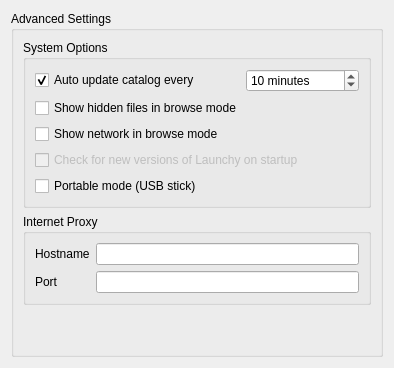
     <widget class="QWidget" name="stachedWidgetPage5">
      <layout class="QVBoxLayout" name="verticalLayout_8">
       <item>
        <widget class="QGroupBox" name="grpAdv">
         <property name="title">
          <string>Advanced Settings</string>
         </property>
         <layout class="QVBoxLayout" name="verticalLayout_6">
          <item>
           <widget class="QGroupBox" name="groupBox_6">
            <property name="sizePolicy">
             <sizepolicy hsizetype="Preferred" vsizetype="Maximum">
              <horstretch>0</horstretch>
              <verstretch>0</verstretch>
             </sizepolicy>
            </property>
            <property name="title">
             <string>System Options</string>
            </property>
            <layout class="QVBoxLayout" name="_2">
             <item>
              <layout class="QHBoxLayout" name="_3">
               <item>
                <widget class="QCheckBox" name="genUpdateCatalog">
                 <property name="text">
                  <string>Auto update catalog every</string>
                 </property>
                 <property name="checked">
                  <bool>true</bool>
                 </property>
                </widget>
               </item>
               <item>
                <spacer name="horizontalSpacer_4">
                 <property name="orientation">
                  <enum>Qt::Horizontal</enum>
                 </property>
                 <property name="sizeHint" stdset="0">
                  <size>
                   <width>40</width>
                   <height>20</height>
                  </size>
                 </property>
                </spacer>
               </item>
               <item>
                <widget class="QSpinBox" name="genUpdateMinutes">
                 <property name="sizePolicy">
                  <sizepolicy hsizetype="Expanding" vsizetype="Fixed">
                   <horstretch>0</horstretch>
                   <verstretch>0</verstretch>
                  </sizepolicy>
                 </property>
                 <property name="minimumSize">
                  <size>
                   <width>0</width>
                   <height>0</height>
                  </size>
                 </property>
                 <property name="maximumSize">
                  <size>
                   <width>120</width>
                   <height>16777215</height>
                  </size>
                 </property>
                 <property name="accelerated">
                  <bool>true</bool>
                 </property>
                 <property name="suffix">
                  <string> minutes</string>
                 </property>
                 <property name="minimum">
                  <number>1</number>
                 </property>
                 <property name="maximum">
                  <number>99999999</number>
                 </property>
                 <property name="value">
                  <number>10</number>
                 </property>
                </widget>
               </item>
              </layout>
             </item>
             <item>
              <widget class="QCheckBox" name="genShowHidden">
               <property name="text">
                <string>Show hidden files in browse mode</string>
               </property>
              </widget>
             </item>
             <item>
              <widget class="QCheckBox" name="genShowNetwork">
               <property name="text">
                <string>Show network in browse mode</string>
               </property>
              </widget>
             </item>
             <item>
              <widget class="QCheckBox" name="genUpdateCheck">
               <property name="enabled">
                <bool>false</bool>
               </property>
               <property name="text">
                <string>Check for new versions of Launchy on startup</string>
               </property>
              </widget>
             </item>
             <item>
              <widget class="QCheckBox" name="genPortable">
               <property name="text">
                <string>Portable mode (USB stick)</string>
               </property>
              </widget>
             </item>
            </layout>
           </widget>
          </item>
          <item>
           <widget class="QGroupBox" name="groupBox_12">
            <property name="sizePolicy">
             <sizepolicy hsizetype="Preferred" vsizetype="Maximum">
              <horstretch>0</horstretch>
              <verstretch>0</verstretch>
             </sizepolicy>
            </property>
            <property name="title">
             <string>Internet Proxy</string>
            </property>
            <layout class="QFormLayout" name="formLayout_2">
             <item row="0" column="0">
              <widget class="QLabel" name="label_24">
               <property name="text">
                <string>Hostname</string>
               </property>
              </widget>
             </item>
             <item row="0" column="1">
              <widget class="QLineEdit" name="genProxyHostname"/>
             </item>
             <item row="1" column="0">
              <widget class="QLabel" name="label_25">
               <property name="text">
                <string>Port</string>
               </property>
              </widget>
             </item>
             <item row="1" column="1">
              <widget class="QLineEdit" name="genProxyPort">
               <property name="inputMask">
                <string/>
               </property>
               <property name="maxLength">
                <number>5</number>
               </property>
              </widget>
             </item>
            </layout>
           </widget>
          </item>
          <item>
           <spacer name="verticalSpacer">
            <property name="orientation">
             <enum>Qt::Vertical</enum>
            </property>
            <property name="sizeHint" stdset="0">
             <size>
              <width>20</width>
              <height>40</height>
             </size>
            </property>
           </spacer>
          </item>
         </layout>
        </widget>
       </item>
      </layout>
     </widget>
